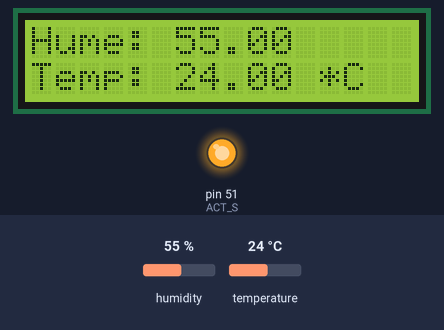
Simulated run of this sketch. Board: Arduino Mega 2560, built with avr-gcc and run on an emulated ATmega2560. Shown: 16×2 character LCD, output pins drawn as LEDs (lit = HIGH). The inputs (shaded band) are chosen by the test bench; at power-on: temperature 24 °C, humidity 55 %.

Above: at 5.7 s.
5.8 s: temperature set to 26 °C
At 10.7 s:
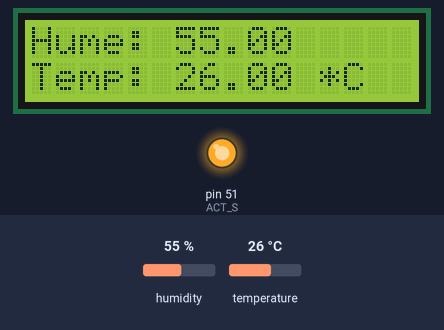
13.3 s: temperature set to 29 °C
At 16.4 s:
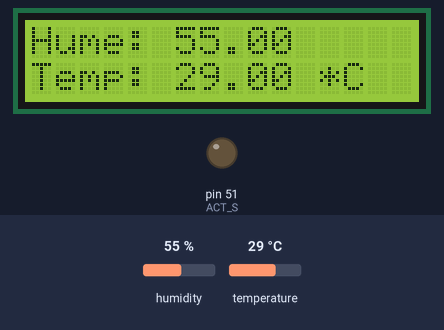
20.8 s: humidity set to 22 %
At 26.6 s:
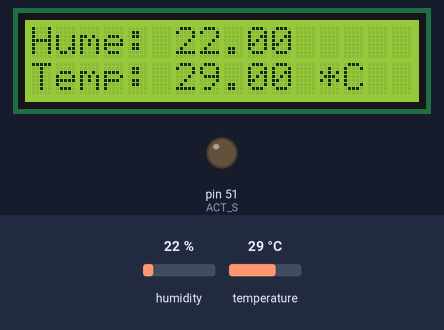
28.3 s: humidity set to 40 %
At 31.1 s:
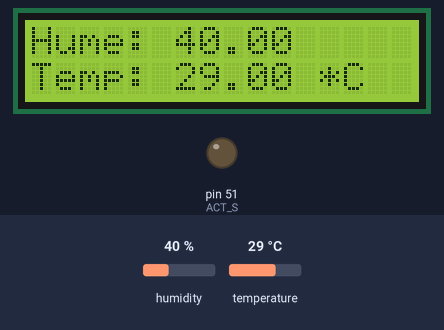
Timing chart, 0 to 32.6 s (numbered marks = the images above; inputs shaded):
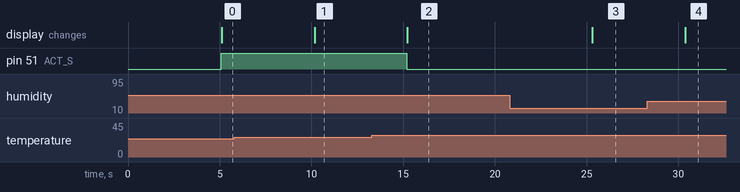

Measured:
- the behaviour switches between 27 and 28 °C on temperature (found by bisection; images 1 and 2)
- after the input at 5.8 s, the display: changes after 4.4 s (image 1)
- after the input at 13.3 s, pin 51 (ACT_S): HIGH → LOW after 1.9 s; the display: changes after 1.9 s (image 2)
- after the input at 20.8 s, the display: changes after 4.5 s (image 3)
- after the input at 28.3 s, the display: changes after 2.1 s (image 4)

The sketch:

P1.ino
```cpp
#include <DHT.h>
#include <LiquidCrystal_I2C.h>

#define ACT_S 51
#define LDR 52

LiquidCrystal_I2C lcd(0x27, 16, 2);

DHT dht(13,  DHT11);

void show(float Value, int coorX = 0, int coorY = 0){

   lcd.setCursor(coorX, coorY);
   lcd.print(Value);
}

void setup() {
  lcd.init();
  lcd.setCursor(0,0);
  lcd.backlight();
  dht.begin();
  pinMode(ACT_S, OUTPUT);
}

void loop() {

  lcd.setCursor(0, 0);
  delay(5000);

  // Leemos la humedad relativa
  float h = dht.readHumidity();
  // Leemos la temperatura en grados centígrados (por defecto)
  float t = dht.readTemperature();
  if(t >= 28)
     digitalWrite(ACT_S, LOW);
  else
     digitalWrite(ACT_S, HIGH);

  // Comprobamos si ha habido algún error en la lectura
  if (isnan(h) || isnan(t)) {
    lcd.print(" Error obteniendo los");
    lcd.setCursor(0, 1);
    lcd.print("datos del sensor DHT11");
    return;
  }

  lcd.print("Hume: ");
  show(h, 6, 0);
  lcd.setCursor(0,1);
  lcd.print("Temp: ");
  show(t, 6 , 1);
  lcd.print(" *C ");
}
```
